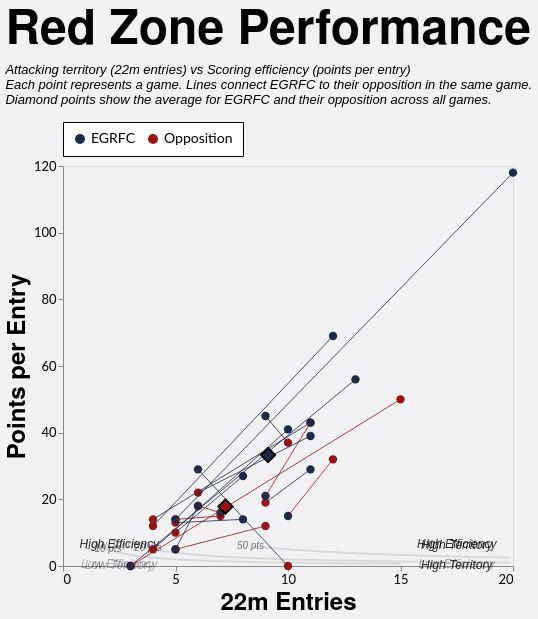

Source (notebook cell):
### Code cell
# Import alt_theme from charts.py (ModuleNotFoundError: No module named 'charts')
import sys
sys.path.append(str(Path.cwd() / "python"))
from charts import alt_theme
alt.themes.register("egrfc_theme", alt_theme)
alt.themes.enable("egrfc_theme")


# Click to highlight `team` points
highlight = alt.selection_point(fields=["team"], bind="legend")

points=alt.Chart(df).mark_point(filled=True, size=70).encode(
    x=alt.X("entries_22m:Q", scale=alt.Scale(zero=True), axis=alt.Axis(title="22m Entries", tickCount=4, grid=False)),
    y=alt.Y("points:Q", scale=alt.Scale(zero=True, domain=[0, 7]), axis=alt.Axis(title="Points per Entry", tickCount=7, grid=False)),
    color=alt.Color("team:N", scale=alt.Scale(domain=["EGRFC", "Opposition"], range=["#202946","#991515"]), legend=alt.Legend(title=None, orient="top")),
    tooltip=[
        alt.Tooltip("label:N", title="Game"),
        alt.Tooltip("date:T", title="Date"),
        alt.Tooltip("points:Q", title="Points"), 
        alt.Tooltip("tries:Q", title="Tries"),
        alt.Tooltip("entries_22m:Q", title="22m Entries"), 
        alt.Tooltip("points_per_entry:Q", title="Points per Entry", format=".1f"),
        alt.Tooltip("tries_per_entry:Q", title="Tries per Entry", format=".1f")
    ],
    opacity=alt.condition(highlight, alt.value(1), alt.value(0.1), legend=None)
).add_params(highlight)

average_points = alt.Chart(df_totals).mark_point(filled=True, opacity=1, shape="diamond", stroke="black").encode(
    x=alt.X("entries_22m:Q"),
    y=alt.Y("points:Q"),
    color=alt.Color("team:N", scale=alt.Scale(domain=["EGRFC", "Opposition"], range=["#202946","#991515"])),
    tooltip=[
        alt.Tooltip("points:Q", title="Average Points", format=".1f"), 
        alt.Tooltip("tries:Q", title="Average Tries", format=".1f"),
        alt.Tooltip("entries_22m:Q", title="Average 22m Entries", format=".1f"), 
        alt.Tooltip("points_per_entry:Q", title="Average Points per Entry", format=".1f"),
    ],
    size=alt.value(200),
    opacity=alt.condition(highlight, alt.value(1), alt.value(0.1))
)

# Add lines connecting points with the same game_id (i.e. EGRFC vs Opposition in the same game)
df_wide = df.pivot(index="game_id", columns="team", values=["entries_22m", "points_per_entry", "points"]).reset_index()
df_wide.columns = ["game_id", "entries_22m_EGRFC", "entries_22m_Opposition", "points_per_entry_EGRFC", "points_per_entry_Opposition", "points_EGRFC", "points_Opposition"]
df_wide = df_wide.dropna(subset=["entries_22m_EGRFC", "entries_22m_Opposition", "points_per_entry_EGRFC", "points_per_entry_Opposition"])

lines = alt.Chart(df_wide).mark_line().encode(
    x=alt.X("entries_22m_EGRFC:Q"),
    y=alt.Y("points_EGRFC:Q"),
    x2=alt.X2("entries_22m_Opposition:Q"),
    y2=alt.Y2("points_Opposition:Q"),
    color=alt.condition("datum.points_EGRFC > datum.points_Opposition", alt.value("#202946"), alt.value("#991515")),
    detail="game_id:N",
    opacity=alt.condition(highlight, alt.value(0.8), alt.value(0.1))
)

# Add quadrant labels
quadrant_labels = alt.Chart(pd.DataFrame({
    "x": [17.5, 17.5, 2.5, 2.5, 17.5, 17.5, 2.5, 2.5],
    "y": [6.6, 0.65, 6.6, 0.65, 6.35, 0.4, 6.35, 0.4],
    "label": ["High Efficiency", "Low Efficiency", "High Efficiency", "Low Efficiency", "High Territory", "High Territory", "Low Territory", "Low Territory"],
    "opacity": [1, 0.5, 1, 0.5, 1, 1, 0.5, 0.5]
})).mark_text(size=12, color="black", fontStyle="italic").encode(
    x=alt.X("x:Q"),
    y=alt.Y("y:Q"),
    opacity=alt.Opacity("opacity:Q", legend=None),
    text=alt.Text("label:N")
)

# Add reference line for 20pts scored (i.e. 1 point per entry * 20 entries, 2 points per entry * 10 entries, etc.)
def ref_line_coords(point_total=20):
    coords = []
    for entries in [x * 0.1 for x in range(1, 200)]:
        points_per_entry = point_total / entries
        if (points_per_entry <= 6) and (entries <= 15 or points_per_entry >= 1): 
            coords.append({"x": entries, "y": points_per_entry})
    return coords

# Create reference line chart showing lines for 10, 20, and 50 total points scored
ref_line_10 = alt.Chart(pd.DataFrame(ref_line_coords(10))).mark_line(color="black", opacity=0.1, clip=True).encode(
    x=alt.X("x:Q"),
    y=alt.Y("y:Q"),
)
ref_line_20 = alt.Chart(pd.DataFrame(ref_line_coords(20))).mark_line(color="black", opacity=0.1, clip=True).encode(
    x=alt.X("x:Q"),
    y=alt.Y("y:Q"),
)
ref_line_50 = alt.Chart(pd.DataFrame(ref_line_coords(50))).mark_line(color="black", opacity=0.1, clip=True).encode(
    x=alt.X("x:Q"),
    y=alt.Y("y:Q"),
)
# Text labels for reference lines
ref_line_labels = alt.Chart(pd.DataFrame({
    "y": [6, 5.3, 5],
    "x": [50/6, 20/5.3, 10/5],
    "label": ["50 pts", "20 pts", "10 pts"]
})).mark_text(size=10, color="black", opacity=0.5, fontStyle="italic").encode(
    x=alt.X("x:Q"),
    y=alt.Y("y:Q"),
    text=alt.Text("label:N")
)
reference_lines = alt.layer(ref_line_10, ref_line_20, ref_line_50, ref_line_labels)

chart = alt.layer(reference_lines, quadrant_labels, points, average_points, lines).properties(
    title=alt.TitleParams(
        text="Red Zone Performance", 
        subtitle=["Attacking territory (22m entries) vs Scoring efficiency (points per entry)",
                  "Each point represents a game. Lines connect EGRFC to their opposition in the same game.",
                  "Diamond points show the average for EGRFC and their opposition across all games."],
    ),
    width=450,
    height=400
).resolve_scale(color="shared", x="shared", y="shared")


chart

### Figure 1 — Vega-Lite specification as saved in the notebook (floating-point values rounded to 4 significant figures; data arrays with more than 128 entries replaced by an {"elided": "..."} marker saying what was removed)
{"config": {"axis": {"labelFont": "Lato, sans-serif", "titleFont": "PT Sans Narrow, Helvetica Neue, Helvetica, Arial, sans-serif", "labelFontSize": 13, "titleFontSize": 24, "gridColor": "#202947", "gridOpacity": 0.2}, "header": {"labelFont": "PT Sans Narrow, Helvetica Neue, Helvetica, Arial, sans-serif", "titleFont": "PT Sans Narrow, Helvetica Neue, Helvetica, Arial, sans-serif", "labelFontSize": 24, "titleFontSize": 28, "labelFontWeight": "bold", "orient": "left"}, "legend": {"labelFont": "Lato, sans-serif", "titleFont": "PT Sans Narrow, Helvetica Neue, Helvetica, Arial, sans-serif", "labelFontSize": 14, "titleFontSize": 16, "titlePadding": 5, "fillColor": "white", "strokeColor": "black", "padding": 10, "titleFontWeight": "lighter", "titleFontStyle": "italic", "titleColor": "gray", "offset": 10}, "title": {"font": "PT Sans Narrow, Helvetica Neue, Helvetica, Arial, sans-serif", "fontSize": 48, "fontWeight": "bold", "anchor": "start", "align": "center", "titlePadding": 20, "subtitlePadding": 10, "subtitleFontSize": 13, "subtitleColor": "", "subtitleFontStyle": "italic", "offset": 15, "color": "black"}, "axisX": {"labelAngle": 0}, "facet": {"title": null, "header": null, "align": {"row": "each", "column": "each"}}, "resolve": {"scale": {"y": "independent", "facet": "independent"}}, "background": "#f2f1f4"}, "layer": [{"layer": [{"data": {"name": "data-bed694e05ecf9d1ac81ed6f8bcd9152f"}, "mark": {"type": "line", "clip": true, "color": "black", "opacity": 0.1}, "encoding": {"x": {"field": "x", "type": "quantitative"}, "y": {"field": "y", "type": "quantitative"}}}, {"data": {"name": "data-00c949a7a2803a56dfcb9f8d1ac95424"}, "mark": {"type": "line", "clip": true, "color": "black", "opacity": 0.1}, "encoding": {"x": {"field": "x", "type": "quantitative"}, "y": {"field": "y", "type": "quantitative"}}}, {"data": {"name": "data-fc6cdfa14299584fc906df48e496de6f"}, "mark": {"type": "line", "clip": true, "color": "black", "opacity": 0.1}, "encoding": {"x": {"field": "x", "type": "quantitative"}, "y": {"field": "y", "type": "quantitative"}}}, {"data": {"name": "data-711a5b994e32e1318dde2831c099eb87"}, "mark": {"type": "text", "color": "black", "fontStyle": "italic", "opacity": 0.5, "size": 10}, "encoding": {"text": {"field": "label", "type": "nominal"}, "x": {"field": "x", "type": "quantitative"}, "y": {"field": "y", "type": "quantitative"}}}]}, {"data": {"name": "data-957190ed40bbd07419d058eb6bb27a81"}, "mark": {"type": "text", "color": "black", "fontStyle": "italic", "size": 12}, "encoding": {"opacity": {"field": "opacity", "legend": null, "type": "quantitative"}, "text": {"field": "label", "type": "nominal"}, "x": {"field": "x", "type": "quantitative"}, "y": {"field": "y", "type": "quantitative"}}}, {"data": {"name": "data-ca72555d1b779495a005c06fe826d1e6"}, "mark": {"type": "point", "filled": true, "size": 70}, "encoding": {"color": {"field": "team", "legend": {"orient": "top", "title": null}, "scale": {"domain": ["EGRFC", "Opposition"], "range": ["#202946", "#991515"]}, "type": "nominal"}, "opacity": {"condition": {"param": "param_5", "value": 1}, "value": 0.1}, "tooltip": [{"field": "label", "title": "Game", "type": "nominal"}, {"field": "date", "title": "Date", "type": "temporal"}, {"field": "points", "title": "Points", "type": "quantitative"}, {"field": "tries", "title": "Tries", "type": "quantitative"}, {"field": "entries_22m", "title": "22m Entries", "type": "quantitative"}, {"field": "points_per_entry", "format": ".1f", "title": "Points per Entry", "type": "quantitative"}, {"field": "tries_per_entry", "format": ".1f", "title": "Tries per Entry", "type": "quantitative"}], "x": {"axis": {"grid": false, "tickCount": 4, "title": "22m Entries"}, "field": "entries_22m", "scale": {"zero": true}, "type": "quantitative"}, "y": {"axis": {"grid": false, "tickCount": 7, "title": "Points per Entry"}, "field": "points", "scale": {"zero": true}, "type": "quantitative"}}, "name": "view_2"}, {"data": {"name": "data-673103440e8ca2307d463630f4024c3e"}, "mark": {"type": "point", "filled": true, "opacity": 1, "shape": "diamond", "stroke": "black"}, "encoding": {"color": {"field": "team", "scale": {"domain": ["EGRFC", "Opposition"], "range": ["#202946", "#991515"]}, "type": "nominal"}, "opacity": {"condition": {"param": "param_5", "value": 1}, "value": 0.1}, "size": {"value": 200}, "tooltip": [{"field": "points", "format": ".1f", "title": "Average Points", "type": "quantitative"}, {"field": "tries", "format": ".1f", "title": "Average Tries", "type": "quantitative"}, {"field": "entries_22m", "format": ".1f", "title": "Average 22m Entries", "type": "quantitative"}, {"field": "points_per_entry", "format": ".1f", "title": "Average Points per Entry", "type": "quantitative"}], "x": {"field": "entries_22m", "type": "quantitative"}, "y": {"field": "points", "type": "quantitative"}}}, {"data": {"name": "data-5e4a8bd6cb7b3e47d64a980fcfd7eab5"}, "mark": {"type": "line"}, "encoding": {"color": {"condition": {"test": "datum.points_EGRFC > datum.points_Opposition", "value": "#202946"}, "value": "#991515"}, "detail": {"field": "game_id", "type": "nominal"}, "opacity": {"condition": {"param": "param_5", "value": 0.8}, "value": 0.1}, "x": {"field": "entries_22m_EGRFC", "type": "quantitative"}, "x2": {"field": "entries_22m_Opposition"}, "y": {"field": "points_EGRFC", "type": "quantitative"}, "y2": {"field": "points_Opposition"}}}], "height": 400, "params": [{"name": "param_5", "select": {"type": "point", "fields": ["team"]}, "bind": "legend", "views": ["view_2"]}], "resolve": {"scale": {"color": "shared", "x": "shared", "y": "shared"}}, "title": {"text": "Red Zone Performance", "subtitle": ["Attacking territory (22m entries) vs Scoring efficiency (points per entry)", "Each point represents a game. Lines connect EGRFC to their opposition in the same game.", "Diamond points show the average for EGRFC and their opposition across all games."]}, "width": 450, "$schema": "https://vega.github.io/schema/vega-lite/v5.20.1.json", "datasets": {"data-bed694e05ecf9d1ac81ed6f8bcd9152f": {"elided": "134 records"}, "data-00c949a7a2803a56dfcb9f8d1ac95424": {"elided": "166 records"}, "data-fc6cdfa14299584fc906df48e496de6f": [{"x": 8.4, "y": 5.952}, {"x": 8.5, "y": 5.882}, {"x": 8.6, "y": 5.814}, {"x": 8.7, "y": 5.747}, {"x": 8.8, "y": 5.682}, {"x": 8.9, "y": 5.618}, {"x": 9.0, "y": 5.556}, {"x": 9.1, "y": 5.495}, {"x": 9.2, "y": 5.435}, {"x": 9.3, "y": 5.376}, {"x": 9.4, "y": 5.319}, {"x": 9.5, "y": 5.263}, {"x": 9.6, "y": 5.208}, {"x": 9.7, "y": 5.155}, {"x": 9.8, "y": 5.102}, {"x": 9.9, "y": 5.051}, {"x": 10.0, "y": 5.0}, {"x": 10.1, "y": 4.95}, {"x": 10.2, "y": 4.902}, {"x": 10.3, "y": 4.854}, {"x": 10.4, "y": 4.808}, {"x": 10.5, "y": 4.762}, {"x": 10.6, "y": 4.717}, {"x": 10.7, "y": 4.673}, {"x": 10.8, "y": 4.63}, {"x": 10.9, "y": 4.587}, {"x": 11.0, "y": 4.545}, {"x": 11.1, "y": 4.505}, {"x": 11.2, "y": 4.464}, {"x": 11.3, "y": 4.425}, {"x": 11.4, "y": 4.386}, {"x": 11.5, "y": 4.348}, {"x": 11.6, "y": 4.31}, {"x": 11.7, "y": 4.274}, {"x": 11.8, "y": 4.237}, {"x": 11.9, "y": 4.202}, {"x": 12.0, "y": 4.167}, {"x": 12.1, "y": 4.132}, {"x": 12.2, "y": 4.098}, {"x": 12.3, "y": 4.065}, {"x": 12.4, "y": 4.032}, {"x": 12.5, "y": 4.0}, {"x": 12.6, "y": 3.968}, {"x": 12.7, "y": 3.937}, {"x": 12.8, "y": 3.906}, {"x": 12.9, "y": 3.876}, {"x": 13.0, "y": 3.846}, {"x": 13.1, "y": 3.817}, {"x": 13.2, "y": 3.788}, {"x": 13.3, "y": 3.759}, {"x": 13.4, "y": 3.731}, {"x": 13.5, "y": 3.704}, {"x": 13.6, "y": 3.676}, {"x": 13.7, "y": 3.65}, {"x": 13.8, "y": 3.623}, {"x": 13.9, "y": 3.597}, {"x": 14.0, "y": 3.571}, {"x": 14.1, "y": 3.546}, {"x": 14.2, "y": 3.521}, {"x": 14.3, "y": 3.497}, {"x": 14.4, "y": 3.472}, {"x": 14.5, "y": 3.448}, {"x": 14.6, "y": 3.425}, {"x": 14.7, "y": 3.401}, {"x": 14.8, "y": 3.378}, {"x": 14.9, "y": 3.356}, {"x": 15.0, "y": 3.333}, {"x": 15.1, "y": 3.311}, {"x": 15.2, "y": 3.289}, {"x": 15.3, "y": 3.268}, {"x": 15.4, "y": 3.247}, {"x": 15.5, "y": 3.226}, {"x": 15.6, "y": 3.205}, {"x": 15.7, "y": 3.185}, {"x": 15.8, "y": 3.165}, {"x": 15.9, "y": 3.145}, {"x": 16.0, "y": 3.125}, {"x": 16.1, "y": 3.106}, {"x": 16.2, "y": 3.086}, {"x": 16.3, "y": 3.067}, {"x": 16.4, "y": 3.049}, {"x": 16.5, "y": 3.03}, {"x": 16.6, "y": 3.012}, {"x": 16.7, "y": 2.994}, {"x": 16.8, "y": 2.976}, {"x": 16.9, "y": 2.959}, {"x": 17.0, "y": 2.941}, {"x": 17.1, "y": 2.924}, {"x": 17.2, "y": 2.907}, {"x": 17.3, "y": 2.89}, {"x": 17.4, "y": 2.874}, {"x": 17.5, "y": 2.857}, {"x": 17.6, "y": 2.841}, {"x": 17.7, "y": 2.825}, {"x": 17.8, "y": 2.809}, {"x": 17.9, "y": 2.793}, {"x": 18.0, "y": 2.778}, {"x": 18.1, "y": 2.762}, {"x": 18.2, "y": 2.747}, {"x": 18.3, "y": 2.732}, {"x": 18.4, "y": 2.717}, {"x": 18.5, "y": 2.703}, {"x": 18.6, "y": 2.688}, {"x": 18.7, "y": 2.674}, {"x": 18.8, "y": 2.66}, {"x": 18.9, "y": 2.646}, {"x": 19.0, "y": 2.632}, {"x": 19.1, "y": 2.618}, {"x": 19.2, "y": 2.604}, {"x": 19.3, "y": 2.591}, {"x": 19.4, "y": 2.577}, {"x": 19.5, "y": 2.564}, {"x": 19.6, "y": 2.551}, {"x": 19.7, "y": 2.538}, {"x": 19.8, "y": 2.525}, {"x": 19.9, "y": 2.513}], "data-711a5b994e32e1318dde2831c099eb87": [{"y": 6.0, "x": 8.333, "label": "50 pts"}, {"y": 5.3, "x": 3.774, "label": "20 pts"}, {"y": 5.0, "x": 2.0, "label": "10 pts"}], "data-957190ed40bbd07419d058eb6bb27a81": [{"x": 17.5, "y": 6.6, "label": "High Efficiency", "opacity": 1.0}, {"x": 17.5, "y": 0.65, "label": "Low Efficiency", "opacity": 0.5}, {"x": 2.5, "y": 6.6, "label": "High Efficiency", "opacity": 1.0}, {"x": 2.5, "y": 0.65, "label": "Low Efficiency", "opacity": 0.5}, {"x": 17.5, "y": 6.35, "label": "High Territory", "opacity": 1.0}, {"x": 17.5, "y": 0.4, "label": "High Territory", "opacity": 1.0}, {"x": 2.5, "y": 6.35, "label": "Low Territory", "opacity": 0.5}, {"x": 2.5, "y": 0.4, "label": "Low Territory", "opacity": 0.5}], "data-ca72555d1b779495a005c06fe826d1e6": [{"game_id": "2024-09-07_1st_London_Cornish", "date": "2024-09-07T00:00:00", "season": "2024/25", "game_type": "League", "label": "London Cornish (H)", "team": "Opposition", "opposition": "London Cornish", "entries_22m": 6, "points": 18, "tries": 2, "points_per_entry": 3.0, "tries_per_entry": 0.3333}, {"game_id": "2024-12-14_1st_Old_Haileyburians", "date": "2024-12-14T00:00:00", "season": "2024/25", "game_type": "League", "label": "Old Haileyburians (H)", "team": "Opposition", "opposition": "Old Haileyburians", "entries_22m": 5, "points": 5, "tries": 1, "points_per_entry": 1.0, "tries_per_entry": 0.2}, {"game_id": "2025-02-15_1st_Eastbourne", "date": "2025-02-15T00:00:00", "season": "2024/25", "game_type": "League", "label": "Eastbourne (H)", "team": "Opposition", "opposition": "Eastbourne", "entries_22m": 7, "points": 15, "tries": 2, "points_per_entry": 2.1, "tries_per_entry": 0.2857}, {"game_id": "2025-03-22_1st_Cobham", "date": "2025-03-22T00:00:00", "season": "2024/25", "game_type": "League", "label": "Cobham (H)", "team": "Opposition", "opposition": "Cobham", "entries_22m": 11, "points": 43, "tries": 7, "points_per_entry": 3.9, "tries_per_entry": 0.6364}, {"game_id": "2025-04-12_1st_Haywards_Heath", "date": "2025-04-12T00:00:00", "season": "2024/25", "game_type": "Cup", "label": "Haywards Heath (H)", "team": "Opposition", "opposition": "Haywards Heath", "entries_22m": 10, "points": 37, "tries": 6, "points_per_entry": 3.7, "tries_per_entry": 0.6}, {"game_id": "2025-10-04_1st_Seaford", "date": "2025-10-04T00:00:00", "season": "2025/26", "game_type": "League", "label": "Seaford (A)", "team": "Opposition", "opposition": "Seaford", "entries_22m": 5, "points": 10, "tries": 2, "points_per_entry": 2.0, "tries_per_entry": 0.4}, {"game_id": "2025-10-11_1st_Shoreham", "date": "2025-10-11T00:00:00", "season": "2025/26", "game_type": "League", "label": "Shoreham (H)", "team": "Opposition", "opposition": "Shoreham", "entries_22m": 4, "points": 12, "tries": 2, "points_per_entry": 3.0, "tries_per_entry": 0.5}, {"game_id": "2025-11-08_1st_Lewes", "date": "2025-11-08T00:00:00", "season": "2025/26", "game_type": "League", "label": "Lewes (H)", "team": "Opposition", "opposition": "Lewes", "entries_22m": 4, "points": 14, "tries": 2, "points_per_entry": 3.5, "tries_per_entry": 0.5}, {"game_id": "2025-11-15_1st_Hove", "date": "2025-11-15T00:00:00", "season": "2025/26", "game_type": "Cup", "label": "Hove (H)", "team": "Opposition", "opposition": "Hove", "entries_22m": 12, "points": 32, "tries": 5, "points_per_entry": 2.7, "tries_per_entry": 0.4167}, {"game_id": "2025-11-22_1st_Pulborough", "date": "2025-11-22T00:00:00", "season": "2025/26", "game_type": "League", "label": "Pulborough (A)", "team": "Opposition", "opposition": "Pulborough", "entries_22m": 9, "points": 12, "tries": 2, "points_per_entry": 1.3, "tries_per_entry": 0.2222}, {"game_id": "2025-11-29_1st_Eastbourne_II", "date": "2025-11-29T00:00:00", "season": "2025/26", "game_type": "League", "label": "Eastbourne II (H)", "team": "Opposition", "opposition": "Eastbourne II", "entries_22m": 3, "points": 0, "tries": 0, "points_per_entry": 0.0, "tries_per_entry": 0.0}, {"game_id": "2025-12-20_1st_Ditchling", "date": "2025-12-20T00:00:00", "season": "2025/26", "game_type": "League", "label": "Ditchling (H)", "team": "Opposition", "opposition": "Ditchling", "entries_22m": 9, "points": 19, "tries": 3, "points_per_entry": 2.1, "tries_per_entry": 0.3333}, {"game_id": "2026-01-10_1st_Royals", "date": "2026-01-10T00:00:00", "season": "2025/26", "game_type": "League", "label": "Royals (H)", "team": "Opposition", "opposition": "Royals", "entries_22m": 4, "points": 5, "tries": 1, "points_per_entry": 1.3, "tries_per_entry": 0.25}, {"game_id": "2026-01-24_1st_Brighton_II", "date": "2026-01-24T00:00:00", "season": "2025/26", "game_type": "League", "label": "Brighton II (H)", "team": "Opposition", "opposition": "Brighton II", "entries_22m": 15, "points": 50, "tries": 8, "points_per_entry": 3.3, "tries_per_entry": 0.5333}, {"game_id": "2026-02-14_1st_Lewes", "date": "2026-02-14T00:00:00", "season": "2025/26", "game_type": "League", "label": "Lewes (A)", "team": "Opposition", "opposition": "Lewes", "entries_22m": 6, "points": 22, "tries": 3, "points_per_entry": 3.7, "tries_per_entry": 0.5}, {"game_id": "2026-02-28_1st_Pulborough", "date": "2026-02-28T00:00:00", "season": "2025/26", "game_type": "League", "label": "Pulborough (H)", "team": "Opposition", "opposition": "Pulborough", "entries_22m": 5, "points": 13, "tries": 2, "points_per_entry": 2.6, "tries_per_entry": 0.4}, {"game_id": "2026-03-07_1st_Eastbourne_II", "date": "2026-03-07T00:00:00", "season": "2025/26", "game_type": "League", "label": "Eastbourne II (A)", "team": "Opposition", "opposition": "Eastbourne II", "entries_22m": 10, "points": 0, "tries": 0, "points_per_entry": 0.0, "tries_per_entry": 0.0}, {"game_id": "2026-03-21_1st_Crawley", "date": "2026-03-21T00:00:00", "season": "2025/26", "game_type": "League", "label": "Crawley (H)", "team": "Opposition", "opposition": "Crawley", "entries_22m": 5, "points": 14, "tries": 2, "points_per_entry": 2.8, "tries_per_entry": 0.4}, {"game_id": "2024-09-07_1st_London_Cornish", "date": "2024-09-07T00:00:00", "season": "2024/25", "game_type": "League", "label": "London Cornish (H)", "team": "EGRFC", "opposition": "London Cornish", "entries_22m": 7, "points": 16, "tries": 2, "points_per_entry": 2.3, "tries_per_entry": 0.2857}, {"game_id": "2024-12-14_1st_Old_Haileyburians", "date": "2024-12-14T00:00:00", "season": "2024/25", "game_type": "League", "label": "Old Haileyburians (H)", "team": "EGRFC", "opposition": "Old Haileyburians", "entries_22m": 6, "points": 18, "tries": 2, "points_per_entry": 3.0, "tries_per_entry": 0.3333}, {"game_id": "2025-02-15_1st_Eastbourne", "date": "2025-02-15T00:00:00", "season": "2024/25", "game_type": "League", "label": "Eastbourne (H)", "team": "EGRFC", "opposition": "Eastbourne", "entries_22m": 5, "points": 14, "tries": 2, "points_per_entry": 2.8, "tries_per_entry": 0.4}, {"game_id": "2025-03-22_1st_Cobham", "date": "2025-03-22T00:00:00", "season": "2024/25", "game_type": "League", "label": "Cobham (H)", "team": "EGRFC", "opposition": "Cobham", "entries_22m": 9, "points": 21, "tries": 3, "points_per_entry": 2.3, "tries_per_entry": 0.3333}, {"game_id": "2025-04-12_1st_Haywards_Heath", "date": "2025-04-12T00:00:00", "season": "2024/25", "game_type": "Cup", "label": "Haywards Heath (H)", "team": "EGRFC", "opposition": "Haywards Heath", "entries_22m": 9, "points": 45, "tries": 6, "points_per_entry": 5.0, "tries_per_entry": 0.6667}, {"game_id": "2025-10-04_1st_Seaford", "date": "2025-10-04T00:00:00", "season": "2025/26", "game_type": "League", "label": "Seaford (A)", "team": "EGRFC", "opposition": "Seaford", "entries_22m": 8, "points": 27, "tries": 4, "points_per_entry": 3.4, "tries_per_entry": 0.5}, {"game_id": "2025-10-11_1st_Shoreham", "date": "2025-10-11T00:00:00", "season": "2025/26", "game_type": "League", "label": "Shoreham (H)", "team": "EGRFC", "opposition": "Shoreham", "entries_22m": 12, "points": 69, "tries": 11, "points_per_entry": 5.8, "tries_per_entry": 0.9167}, {"game_id": "2025-11-08_1st_Lewes", "date": "2025-11-08T00:00:00", "season": "2025/26", "game_type": "League", "label": "Lewes (H)", "team": "EGRFC", "opposition": "Lewes", "entries_22m": 11, "points": 43, "tries": 7, "points_per_entry": 3.9, "tries_per_entry": 0.6364}, {"game_id": "2025-11-15_1st_Hove", "date": "2025-11-15T00:00:00", "season": "2025/26", "game_type": "Cup", "label": "Hove (H)", "team": "EGRFC", "opposition": "Hove", "entries_22m": 10, "points": 15, "tries": 2, "points_per_entry": 1.5, "tries_per_entry": 0.2}, {"game_id": "2025-11-22_1st_Pulborough", "date": "2025-11-22T00:00:00", "season": "2025/26", "game_type": "League", "label": "Pulborough (A)", "team": "EGRFC", "opposition": "Pulborough", "entries_22m": 5, "points": 5, "tries": 1, "points_per_entry": 1.0, "tries_per_entry": 0.2}, {"game_id": "2025-11-29_1st_Eastbourne_II", "date": "2025-11-29T00:00:00", "season": "2025/26", "game_type": "League", "label": "Eastbourne II (H)", "team": "EGRFC", "opposition": "Eastbourne II", "entries_22m": 13, "points": 56, "tries": 10, "points_per_entry": 4.3, "tries_per_entry": 0.7692}, {"game_id": "2025-12-20_1st_Ditchling", "date": "2025-12-20T00:00:00", "season": "2025/26", "game_type": "League", "label": "Ditchling (H)", "team": "EGRFC", "opposition": "Ditchling", "entries_22m": 11, "points": 29, "tries": 5, "points_per_entry": 2.6, "tries_per_entry": 0.4545}, {"game_id": "2026-01-10_1st_Royals", "date": "2026-01-10T00:00:00", "season": "2025/26", "game_type": "League", "label": "Royals (H)", "team": "EGRFC", "opposition": "Royals", "entries_22m": 10, "points": 41, "tries": 7, "points_per_entry": 4.1, "tries_per_entry": 0.7}, {"game_id": "2026-01-24_1st_Brighton_II", "date": "2026-01-24T00:00:00", "season": "2025/26", "game_type": "League", "label": "Brighton II (H)", "team": "EGRFC", "opposition": "Brighton II", "entries_22m": 3, "points": 0, "tries": 0, "points_per_entry": 0.0, "tries_per_entry": 0.0}, {"game_id": "2026-02-14_1st_Lewes", "date": "2026-02-14T00:00:00", "season": "2025/26", "game_type": "League", "label": "Lewes (A)", "team": "EGRFC", "opposition": "Lewes", "entries_22m": 11, "points": 39, "tries": 6, "points_per_entry": 3.5, "tries_per_entry": 0.5455}, {"game_id": "2026-02-28_1st_Pulborough", "date": "2026-02-28T00:00:00", "season": "2025/26", "game_type": "League", "label": "Pulborough (H)", "team": "EGRFC", "opposition": "Pulborough", "entries_22m": 8, "points": 14, "tries": 1, "points_per_entry": 1.8, "tries_per_entry": 0.125}, {"game_id": "2026-03-07_1st_Eastbourne_II", "date": "2026-03-07T00:00:00", "season": "2025/26", "game_type": "League", "label": "Eastbourne II (A)", "team": "EGRFC", "opposition": "Eastbourne II", "entries_22m": 6, "points": 29, "tries": 5, "points_per_entry": 4.8, "tries_per_entry": 0.8333}, {"game_id": "2026-03-21_1st_Crawley", "date": "2026-03-21T00:00:00", "season": "2025/26", "game_type": "League", "label": "Crawley (H)", "team": "EGRFC", "opposition": "Crawley", "entries_22m": 20, "points": 118, "tries": 18, "points_per_entry": 5.9, "tries_per_entry": 0.9}], "data-673103440e8ca2307d463630f4024c3e": [{"team": "EGRFC", "game_id": null, "opposition": "AVERAGE", "entries_22m": 9.111, "points": 33.28, "tries": 5.111, "points_per_entry": 3.652, "tries_per_entry": 0.561}, {"team": "Opposition", "game_id": null, "opposition": "AVERAGE", "entries_22m": 7.222, "points": 17.83, "tries": 2.778, "points_per_entry": 2.469, "tries_per_entry": 0.3846}], "data-5e4a8bd6cb7b3e47d64a980fcfd7eab5": [{"game_id": "2024-09-07_1st_London_Cornish", "entries_22m_EGRFC": 7.0, "entries_22m_Opposition": 6.0, "points_per_entry_EGRFC": 2.3, "points_per_entry_Opposition": 3.0, "points_EGRFC": 16.0, "points_Opposition": 18.0}, {"game_id": "2024-12-14_1st_Old_Haileyburians", "entries_22m_EGRFC": 6.0, "entries_22m_Opposition": 5.0, "points_per_entry_EGRFC": 3.0, "points_per_entry_Opposition": 1.0, "points_EGRFC": 18.0, "points_Opposition": 5.0}, {"game_id": "2025-02-15_1st_Eastbourne", "entries_22m_EGRFC": 5.0, "entries_22m_Opposition": 7.0, "points_per_entry_EGRFC": 2.8, "points_per_entry_Opposition": 2.1, "points_EGRFC": 14.0, "points_Opposition": 15.0}, {"game_id": "2025-03-22_1st_Cobham", "entries_22m_EGRFC": 9.0, "entries_22m_Opposition": 11.0, "points_per_entry_EGRFC": 2.3, "points_per_entry_Opposition": 3.9, "points_EGRFC": 21.0, "points_Opposition": 43.0}, {"game_id": "2025-04-12_1st_Haywards_Heath", "entries_22m_EGRFC": 9.0, "entries_22m_Opposition": 10.0, "points_per_entry_EGRFC": 5.0, "points_per_entry_Opposition": 3.7, "points_EGRFC": 45.0, "points_Opposition": 37.0}, {"game_id": "2025-10-04_1st_Seaford", "entries_22m_EGRFC": 8.0, "entries_22m_Opposition": 5.0, "points_per_entry_EGRFC": 3.4, "points_per_entry_Opposition": 2.0, "points_EGRFC": 27.0, "points_Opposition": 10.0}, {"game_id": "2025-10-11_1st_Shoreham", "entries_22m_EGRFC": 12.0, "entries_22m_Opposition": 4.0, "points_per_entry_EGRFC": 5.8, "points_per_entry_Opposition": 3.0, "points_EGRFC": 69.0, "points_Opposition": 12.0}, {"game_id": "2025-11-08_1st_Lewes", "entries_22m_EGRFC": 11.0, "entries_22m_Opposition": 4.0, "points_per_entry_EGRFC": 3.9, "points_per_entry_Opposition": 3.5, "points_EGRFC": 43.0, "points_Opposition": 14.0}, {"game_id": "2025-11-15_1st_Hove", "entries_22m_EGRFC": 10.0, "entries_22m_Opposition": 12.0, "points_per_entry_EGRFC": 1.5, "points_per_entry_Opposition": 2.7, "points_EGRFC": 15.0, "points_Opposition": 32.0}, {"game_id": "2025-11-22_1st_Pulborough", "entries_22m_EGRFC": 5.0, "entries_22m_Opposition": 9.0, "points_per_entry_EGRFC": 1.0, "points_per_entry_Opposition": 1.3, "points_EGRFC": 5.0, "points_Opposition": 12.0}, {"game_id": "2025-11-29_1st_Eastbourne_II", "entries_22m_EGRFC": 13.0, "entries_22m_Opposition": 3.0, "points_per_entry_EGRFC": 4.3, "points_per_entry_Opposition": 0.0, "points_EGRFC": 56.0, "points_Opposition": 0.0}, {"game_id": "2025-12-20_1st_Ditchling", "entries_22m_EGRFC": 11.0, "entries_22m_Opposition": 9.0, "points_per_entry_EGRFC": 2.6, "points_per_entry_Opposition": 2.1, "points_EGRFC": 29.0, "points_Opposition": 19.0}, {"game_id": "2026-01-10_1st_Royals", "entries_22m_EGRFC": 10.0, "entries_22m_Opposition": 4.0, "points_per_entry_EGRFC": 4.1, "points_per_entry_Opposition": 1.3, "points_EGRFC": 41.0, "points_Opposition": 5.0}, {"game_id": "2026-01-24_1st_Brighton_II", "entries_22m_EGRFC": 3.0, "entries_22m_Opposition": 15.0, "points_per_entry_EGRFC": 0.0, "points_per_entry_Opposition": 3.3, "points_EGRFC": 0.0, "points_Opposition": 50.0}, {"game_id": "2026-02-14_1st_Lewes", "entries_22m_EGRFC": 11.0, "entries_22m_Opposition": 6.0, "points_per_entry_EGRFC": 3.5, "points_per_entry_Opposition": 3.7, "points_EGRFC": 39.0, "points_Opposition": 22.0}, {"game_id": "2026-02-28_1st_Pulborough", "entries_22m_EGRFC": 8.0, "entries_22m_Opposition": 5.0, "points_per_entry_EGRFC": 1.8, "points_per_entry_Opposition": 2.6, "points_EGRFC": 14.0, "points_Opposition": 13.0}, {"game_id": "2026-03-07_1st_Eastbourne_II", "entries_22m_EGRFC": 6.0, "entries_22m_Opposition": 10.0, "points_per_entry_EGRFC": 4.8, "points_per_entry_Opposition": 0.0, "points_EGRFC": 29.0, "points_Opposition": 0.0}, {"game_id": "2026-03-21_1st_Crawley", "entries_22m_EGRFC": 20.0, "entries_22m_Opposition": 5.0, "points_per_entry_EGRFC": 5.9, "points_per_entry_Opposition": 2.8, "points_EGRFC": 118.0, "points_Opposition": 14.0}]}}
